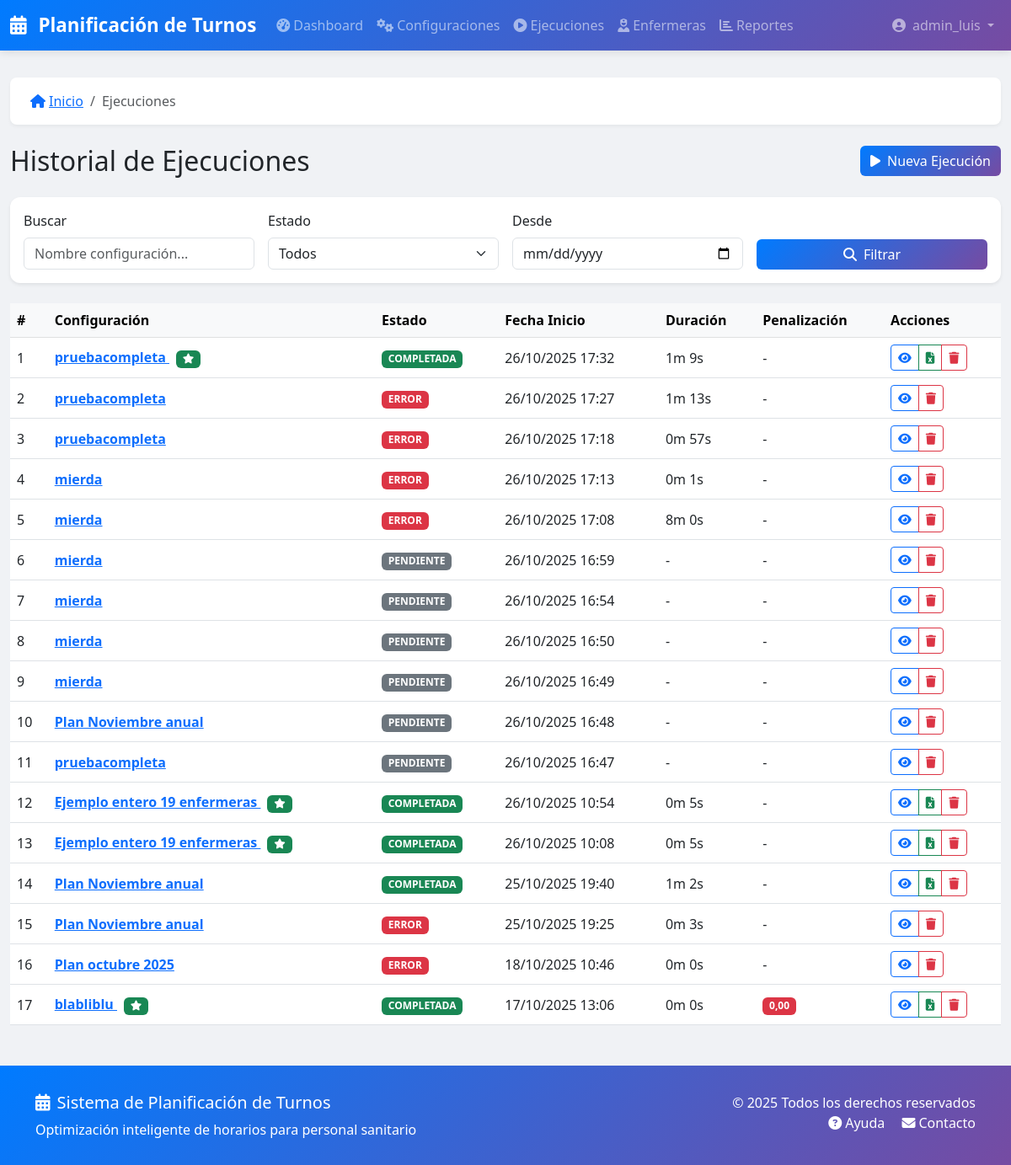
The app's page /ejecuciones/ (signed in, upper part), older data.
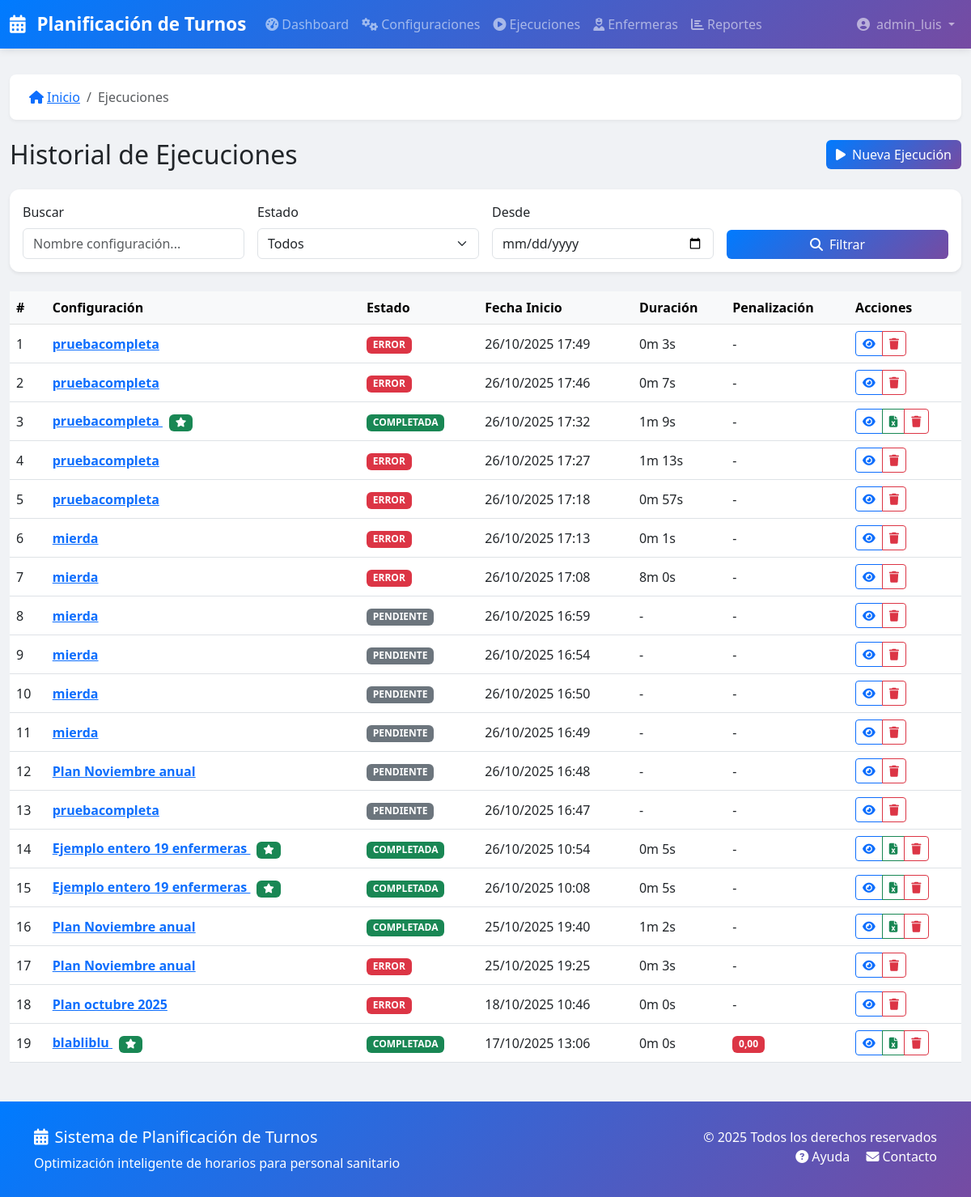
The same page, newer data.
### turnos/models.py (models this page shows, shortened)
class Ejecucion(models.Model):
    ESTADO_CHOICES = [
        ('PENDIENTE', _('Pendiente')),
        ('PROCESANDO', _('Procesando')),
        ('COMPLETADA', _('Completada')),
        ('ERROR', _('Error')),
    ]
    configuracion = models.ForeignKey(
        ConfiguracionPlanificacion,
        on_delete=models.CASCADE,
        related_name='ejecuciones',
        verbose_name=_('Configuración')
    )
    estado = models.CharField(_('Estado'), max_length=20, choices=ESTADO_CHOICES, default='PENDIENTE')
    fecha_inicio = models.DateTimeField(_('Fecha de inicio'), auto_now_add=True)
    fecha_fin = models.DateTimeField(_('Fecha de fin'), null=True, blank=True)
    es_optima = models.BooleanField(_('Es óptima'), default=False)
    penalizacion_total = models.FloatField(_('Penalización total'), null=True, blank=True)
    resultado = models.JSONField(_('Resultado'), default=dict, blank=True)
    mensajes = models.JSONField(_('Mensajes'), default=dict, blank=True)
    planilla = models.ForeignKey(
        'Planilla',
        on_delete=models.SET_NULL,
        null=True,
        blank=True,
        related_name='ejecucion_generada',
        verbose_name=_('Planilla')
    )
    class Meta:
        verbose_name = _('Ejecución')
        verbose_name_plural = _('Ejecuciones')
        ordering = ['-fecha_inicio']
    @property
    def duracion(self):
        if self.fecha_fin and self.fecha_inicio:
            delta = self.fecha_fin - self.fecha_inicio
            return delta.total_seconds()
        return None

class ConfiguracionPlanificacion(models.Model):
    nombre = models.CharField(_('Nombre'), max_length=200)
    descripcion = models.TextField(_('Descripción'), blank=True)
    activa = models.BooleanField(_('Activa'), default=True)
    num_dias = models.IntegerField(
        _('Número de días'),
        validators=[MinValueValidator(7), MaxValueValidator(365)]
    )
    fecha_inicio = models.DateField(_('Fecha de inicio'))
    enfermeras = models.ManyToManyField(Enfermera, verbose_name=_('Enfermeras'))
    turnos = models.ManyToManyField(TipoTurno, verbose_name=_('Turnos'))
    demanda_por_turno = models.JSONField(
        _('Demanda por turno'),
        default=dict,
        blank=True  # <-- AÑADIDO
    )
    restricciones_duras = models.JSONField(
        _('Restricciones duras'),
        default=list,
        blank=True  # <-- AÑADIDO
    )
    restricciones_blandas = models.JSONField(
        _('Restricciones blandas'),
        default=list,
        blank=True  # <-- AÑADIDO
    )
    num_trabajadores = models.IntegerField(
        _('Número de trabajadores paralelos'),
        default=4,
        validators=[MinValueValidator(1), MaxValueValidator(8)]
    )
    tiempo_maximo_segundos = models.IntegerField(
        _('Tiempo máximo en segundos'),
        default=60,
        validators=[MinValueValidator(10), MaxValueValidator(600)]
    )
    seed = models.IntegerField(_('Semilla aleatoria'), null=True, blank=True)
    creado_por = models.ForeignKey(User, on_delete=models.SET_NULL, null=True, verbose_name=_('Creado por'))
    fecha_creacion = models.DateTimeField(_('Fecha de creación'), auto_now_add=True, editable=False)
    fecha_modificacion = models.DateTimeField(_('Fecha de modificación'), auto_now=True, editable=False)
    class Meta:
        verbose_name = _('Configuración de Planificación')
        verbose_name_plural = _('Configuraciones de Planificación')
        ordering = ['-fecha_creacion']

### turnos/views.py (the view)
# urls.py: path('ejecuciones/', views.EjecucionListView.as_view(), name='ejecucion_lista'),
class EjecucionListView(LoginRequiredMixin, SearchMixin, FilterMixin, PaginationMixin, ListView):
    model = Ejecucion
    template_name = 'turnos/ejecucion_list.html'
    context_object_name = 'ejecuciones'
    paginate_by = 20
    search_fields = ['configuracion__nombre']
    def get_queryset(self):
        queryset = super().get_queryset()
        queryset = queryset.select_related('configuracion', 'planilla')
        estado = self.request.GET.get('estado')
        if estado:
            queryset = queryset.filter(estado=estado)
        config_id = self.request.GET.get('proyecto_turnos')
        if config_id:
            queryset = queryset.filter(configuracion_id=config_id)
        return queryset.order_by('-fecha_inicio')

### turnos/mixins.py (called while the page is built)
    def get_paginate_by(self, queryset):
        per_page = self.request.GET.get('per_page')
        if per_page and per_page.isdigit():
            return min(int(per_page), 100)  # Máximo 100
        return self.paginate_by

    def get_queryset(self):
        queryset = super().get_queryset()
        search_query = self.request.GET.get(self.search_param)
        if search_query and self.search_fields:
            from django.db.models import Q
            q_objects = Q()
            for field in self.search_fields:
                q_objects |= Q(**{f'{field}__icontains': search_query})
            queryset = queryset.filter(q_objects)
        return queryset

    def get_queryset(self):
        queryset = super().get_queryset()
        for param, field in self.filter_fields.items():
            value = self.request.GET.get(param)
            if value:
                queryset = queryset.filter(**{field: value})
        return queryset

### turnos/templatetags/turnos_extras.py (called while the page is built)
@register.filter
def format_duration(seconds):
    if seconds is None:
        return '-'
    minutes = int(seconds // 60)
    secs = int(seconds % 60)
    return f'{minutes}m {secs}s'

### turnos/templates/turnos/ejecucion_list.html (shortened to what the changed rows need)
{% extends 'base.html' %}
{% load static %}
{% load i18n %}
{% load turnos_extras %}
{% block content %}
<div class="d-flex justify-content-between align-items-center mb-4">
    <h2 class="mb-0">{% trans "Historial de Ejecuciones" %}</h2>
</div>
{% if ejecuciones %}
<div class="table-responsive">
    <table class="table table-hover align-middle">
        <thead class="table-light">
            <tr>
                <th>#</th>
                <th>{% trans "Configuración" %}</th>
                <th>{% trans "Estado" %}</th>
                <th>{% trans "Fecha Inicio" %}</th>
                <th>{% trans "Duración" %}</th>
                <th>{% trans "Penalización" %}</th>
                <th>{% trans "Acciones" %}</th>
            </tr>
        </thead>
        <tbody>
            {% for ejecucion in ejecuciones %}
            <tr>
                <td>{{ forloop.counter }}</td>
                <td>
                    <a href="{% url 'turnos:ejecucion_detalle' ejecucion.id %}" class="fw-bold">
                        {{ ejecucion.configuracion.nombre }}
                    </a>
                    {% if ejecucion.es_optima %}
                        <span class="badge bg-success ms-2">
                            <i class="fas fa-star"></i>
                        </span>
                    {% endif %}
                </td>
                <td>{{ ejecucion.estado|estado_badge }}</td>
                <td>{{ ejecucion.fecha_inicio|date:"d/m/Y H:i" }}</td>
                <td>
                    {% if ejecucion.duracion %}
                        {{ ejecucion.duracion|format_duration }}
                    {% else %}
                        -
                    {% endif %}
                </td>
                <td>
                    {% if ejecucion.penalizacion_total is not None %}
                        <span class="badge bg-{{ ejecucion.penalizacion_total|progress_color }}">
                            {{ ejecucion.penalizacion_total|floatformat:2 }}
                        </span>
                    {% else %}
                        -
                    {% endif %}
                </td>
                <td>
                    <div class="btn-group btn-group-sm">
                        <a href="{% url 'turnos:ejecucion_detalle' ejecucion.id %}"
                           class="btn btn-outline-primary"
                           title="{% trans 'Ver detalles' %}">
                            <i class="fas fa-eye"></i>
                        </a>
                        {% if ejecucion.estado == 'COMPLETADA' %}
                        <a href="{% url 'turnos:ejecucion_exportar_excel' ejecucion.id %}"
                           class="btn btn-outline-success"
                           title="{% trans 'Exportar Excel' %}">
                            <i class="fas fa-file-excel"></i>
                        </a>
                        {% endif %}
                        <a href="{% url 'turnos:ejecucion_eliminar' ejecucion.id %}"
                           class="btn btn-outline-danger"
                           title="{% trans 'Eliminar' %}">
                            <i class="fas fa-trash"></i>
                        </a>
                    </div>
                </td>
            </tr>
            {% endfor %}
        </tbody>
    </table>
</div>
{% endif %}
{% endblock %}

Row changes from the older to the newer data that the page shows:
added Ejecucion: configuracion.nombre "pruebacompleta", estado|estado_badge "ERROR", fecha_inicio "26/10/2025 17:49", duracion "0m 3s"
added Ejecucion: configuracion.nombre "pruebacompleta", estado|estado_badge "ERROR", fecha_inicio "26/10/2025 17:46", duracion "0m 7s"
